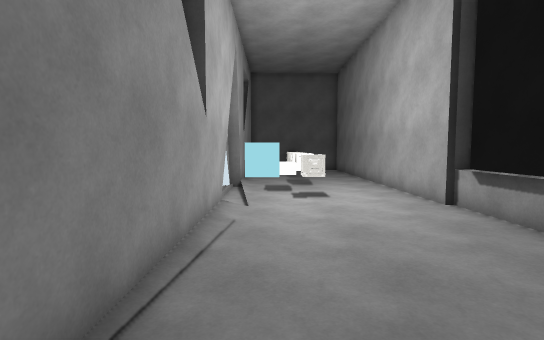
view 1 (above)

15 first-person views from a walk through a scene from a Unity 3-D project. The camera is 1.5 m above the floor, tilts 4° down and sees 85° across. The floor is counted in squares, 1 m on a side. Each view is taken from the middle of a square. On the plan, view 1 faces up. The plan holds only what a view shows up to about 15 squares ahead; the rest is blank. The place goes on beyond the plan. The player character is not drawn. Some animated figures are not drawn. Some surface patterns are stand-ins.

view 2
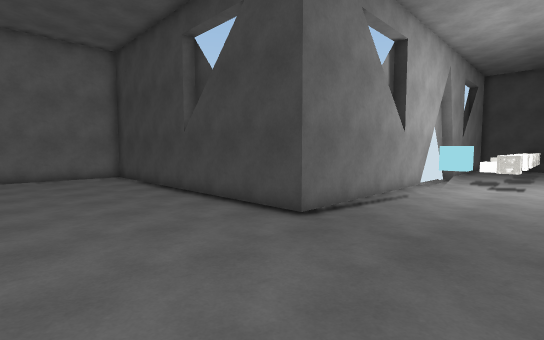

view 3
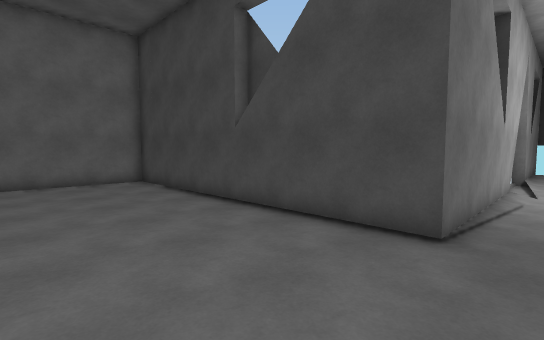

view 4
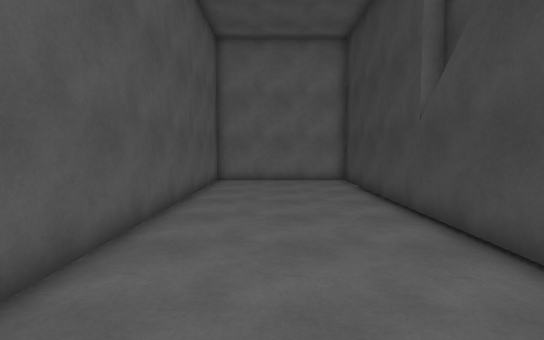

view 5
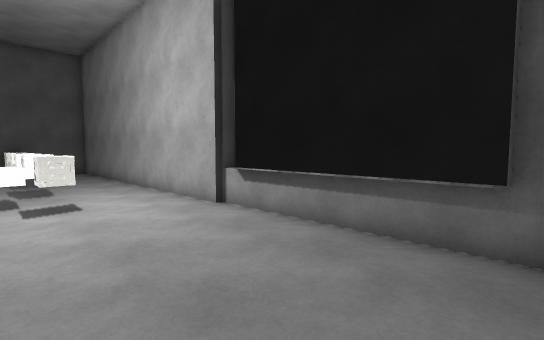

view 6
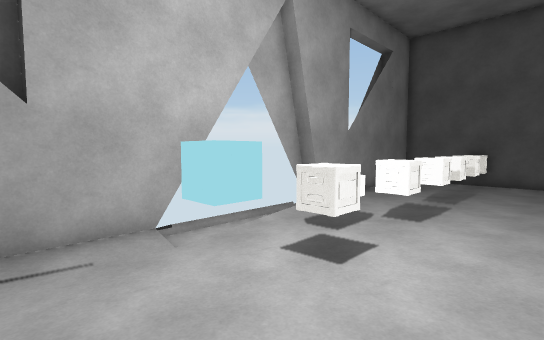

view 7
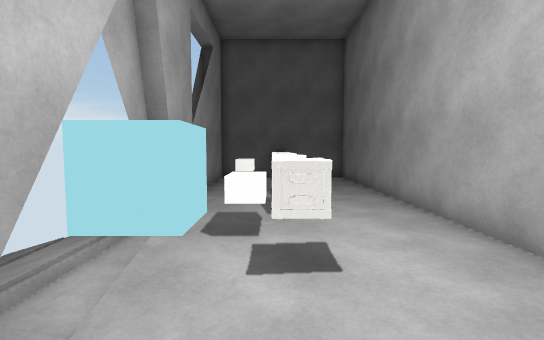

view 8
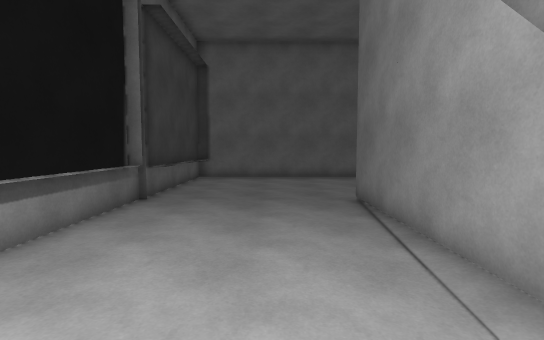

view 9
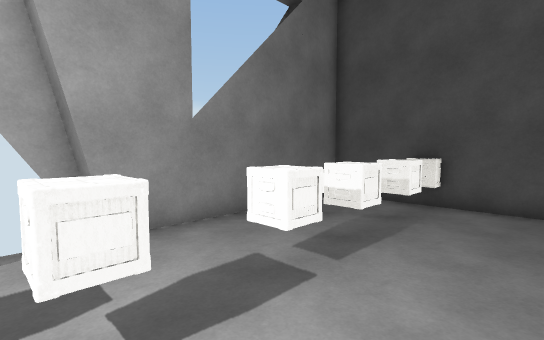

view 10
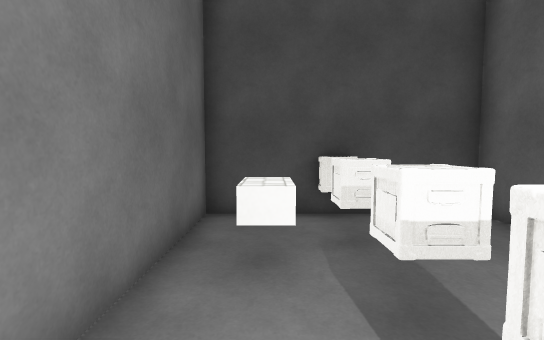

view 11
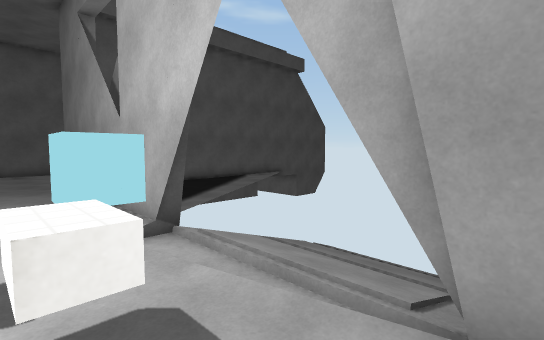

view 12
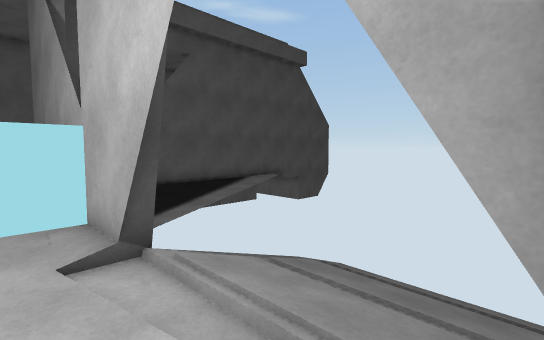

view 13
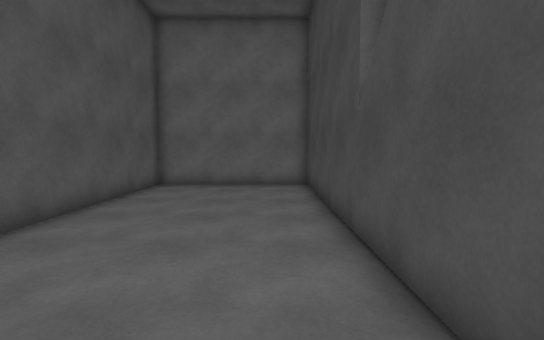

view 14
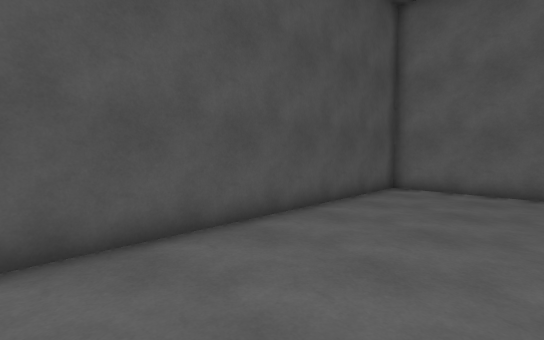

view 15
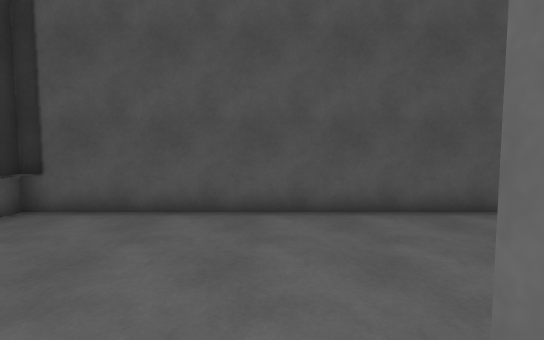

### Floor plan
Key: @ floor where view 1 was taken; # wall or solid block; . main floor; - floor 0.25 m lower than the main floor; _ floor 0.5 m lower than the main floor; < floor 0.75 m lower than the main floor; ( floor 1 m lower than the main floor; ! floor 1.25 m lower than the main floor; / step, stairs or slope; = window, fence, low wall or low ledge; C crate; O other object.
Columns run from 14 left of view 1 to 5 right of it. Each row starts with its distance up from view 1.
 21               #####
 20             ########
 19             #..CC..#
 18             #.OC...#
 17             #.OCC..#
 16             #..C...#
 15             #..CC..#
 14             #......#
 13         !(<_#..CC..#
 12         !(<-//OC...#
 11         !(<-//OO...#
 10         !(<-//.CC..#
  9         !(<-#CC....#
  8             #......#
  7             #.....=#
  6             #......#
  5             #......#
  4             #......#
  3             #......#
  2             #......#
  1 #############.....##
  0 #.............@...##
 -1 #.................=#
 -2 #.................=#
 -3 #.................=#
 -4 #.................=#
 -5 #.................=#
 -6 ####################

Where each view was taken, in squares from view 1:
view 1: 0 up, 0 right, facing up
view 2: 5 down, 3 right, facing up-left
view 3: 5 down, 0 right, facing up-left
view 4: 3 down, 0 right, facing left
view 5: 1 up, 0 right, facing up-right
view 6: 6 up, 4 right, facing up-left
view 7: 6 up, 1 right, facing up
view 8: 9 up, 1 right, facing down
view 9: 12 up, 4 right, facing up-left
view 10: 14 up, 0 right, facing up
view 11: 14 up, 1 right, facing down-left
view 12: 13 up, 0 right, facing down-left
view 13: 1 down, 2 left, facing left
view 14: 1 down, 3 left, facing down-left
view 15: 1 up, 1 left, facing down
